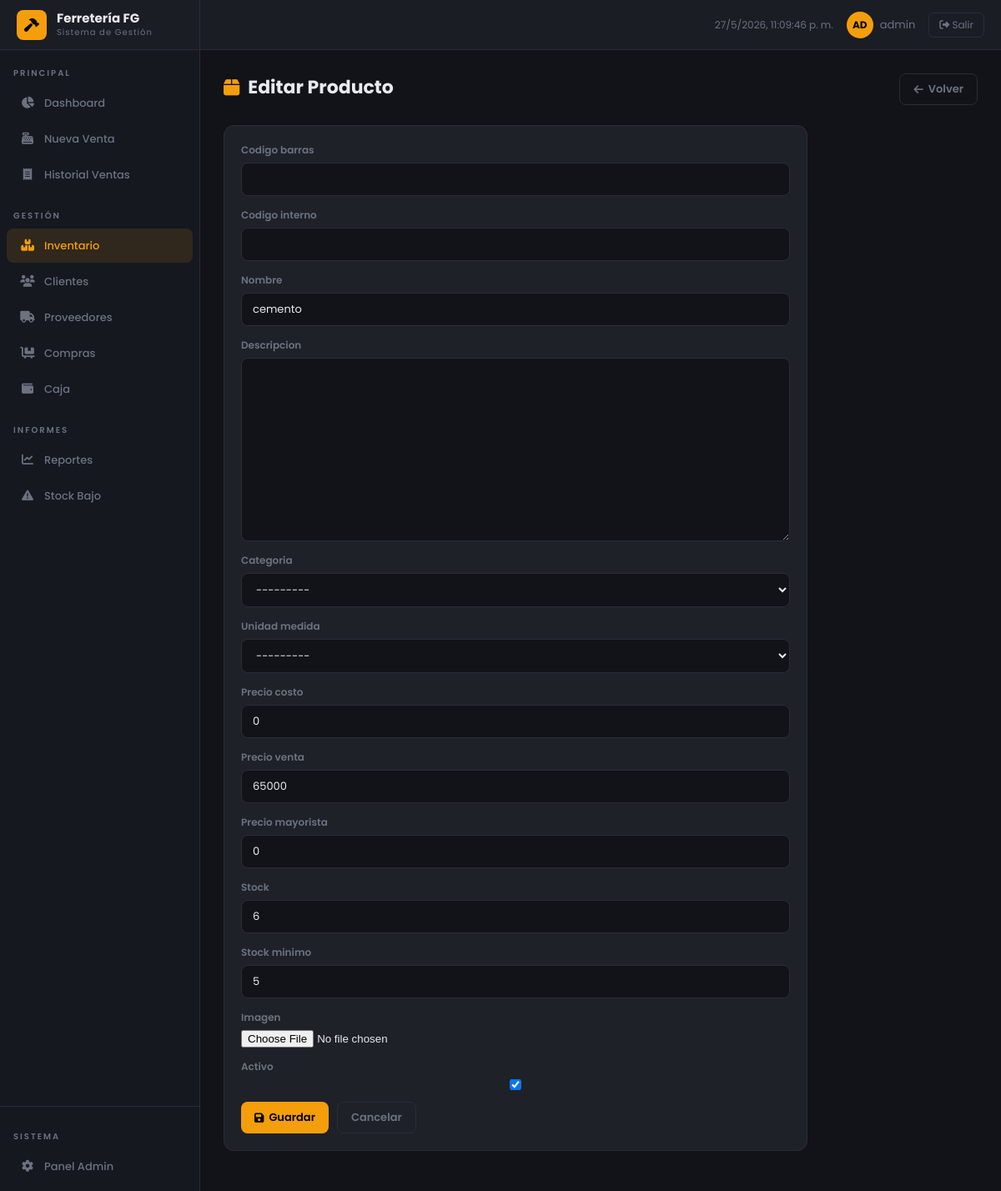
Page /inventario/1/editar/ (signed in) on the committed database.
### apps/inventario/models.py (models this page shows, shortened)
class Producto(models.Model):
    codigo_barras = models.CharField(max_length=50, blank=True, db_index=True)
    codigo_interno = models.CharField(max_length=30, blank=True, unique=True, null=True)
    nombre = models.CharField(max_length=200, db_index=True)
    descripcion = models.TextField(blank=True)
    categoria = models.ForeignKey(Categoria, on_delete=models.SET_NULL, null=True, blank=True, related_name='productos')
    unidad_medida = models.ForeignKey(UnidadMedida, on_delete=models.SET_NULL, null=True, blank=True)
    precio_costo = models.DecimalField(max_digits=14, decimal_places=0, default=0)
    precio_venta = models.DecimalField(max_digits=14, decimal_places=0)
    precio_mayorista = models.DecimalField(max_digits=14, decimal_places=0, default=0)
    stock = models.IntegerField(default=0)
    stock_minimo = models.IntegerField(default=5)
    imagen = models.ImageField(upload_to='productos/', blank=True, null=True)
    activo = models.BooleanField(default=True)
    creado = models.DateTimeField(auto_now_add=True)
    actualizado = models.DateTimeField(auto_now=True)
    class Meta:
        verbose_name = 'Producto'
        verbose_name_plural = 'Productos'
        ordering = ['nombre']

### apps/inventario/views.py (the view, shortened to what this page needs)
# urls.py: path('<int:pk>/editar/', views.ProductoUpdateView.as_view(), name='producto_update'),
class ProductoUpdateView(LoginRequiredMixin, UpdateView):
    model = Producto
    template_name = 'inventario/producto_form.html'
    fields = ['codigo_barras', 'codigo_interno', 'nombre', 'descripcion', 'categoria',
              'unidad_medida', 'precio_costo', 'precio_venta', 'precio_mayorista',
              'stock', 'stock_minimo', 'imagen', 'activo']
    success_url = reverse_lazy('inventario:producto_list')

### templates/inventario/producto_form.html (shortened to what this page needs)
{% extends 'base.html' %}
{% block nav_inventario %}active{% endblock %}
{% block content %}
<div class="page-header">
  <div class="page-header-left">
    <h1><i class="fas fa-box"></i> {% if object %}Editar Producto{% else %}Nuevo Producto{% endif %}</h1>
  </div>
  <a href="{% url 'inventario:producto_list' %}" class="btn btn-ghost"><i class="fas fa-arrow-left"></i> Volver</a>
</div>
<div class="card" style="max-width:700px;">
  <div class="card-body">
    <form method="post" enctype="multipart/form-data">
      {% for field in form %}
      <div class="form-group" style="margin-bottom:14px;">
        <label>{{ field.label }}</label>
        {{ field }}
      </div>
      {% endfor %}
      <div style="display:flex;gap:10px;margin-top:8px;">
        <button type="submit" class="btn btn-primary"><i class="fas fa-save"></i> Guardar</button>
        <a href="{% url 'inventario:producto_list' %}" class="btn btn-ghost">Cancelar</a>
      </div>
    </form>
  </div>
</div>
{% endblock %}

### templates/base.html (shortened to what this page needs)
<!DOCTYPE html>
<html lang="es">
<head>
  <link rel="stylesheet" href="https://cdnjs.cloudflare.com/ajax/libs/font-awesome/6.5.0/css/all.min.css">
  {% load static %}
  <link rel="stylesheet" href="{% static 'css/main.css' %}">
</head>
<body>
<nav class="navbar">
  <a class="navbar-brand" href="{% url 'ventas:dashboard' %}">
    <div class="brand-icon"><i class="fas fa-hammer"></i></div>
    <div>
      <div class="brand-name">Ferretería FG</div>
      <div class="brand-sub">Sistema de Gestión</div>
    </div>
  </a>
  <div class="navbar-right">
    <span style="font-size:12px;color:var(--muted);" id="nav-clock"></span>
    <a href="{% url 'usuarios:perfil' %}" class="nav-user">
      <div class="nav-avatar">{{ request.user.username|upper|slice:":2" }}</div>
      <span>{{ request.user.get_full_name|default:request.user.username }}</span>
    </a>
    <form method="post" action="{% url 'logout' %}" style="margin:0;">
      <button type="submit" class="btn-logout"><i class="fas fa-sign-out-alt"></i> Salir</button>
    </form>
  </div>
</nav>
<div class="layout">
  <aside class="sidebar">
    <div class="sidebar-section">Principal</div>
    <a href="{% url 'ventas:dashboard' %}" class="sidebar-item {% block nav_dashboard %}{% endblock %}">
      <span class="si"><i class="fas fa-chart-pie"></i></span> Dashboard
    </a>
    <a href="{% url 'ventas:pos' %}" class="sidebar-item {% block nav_pos %}{% endblock %}">
      <span class="si"><i class="fas fa-cash-register"></i></span> Nueva Venta
    </a>
    <a href="{% url 'ventas:venta_list' %}" class="sidebar-item {% block nav_ventas %}{% endblock %}">
      <span class="si"><i class="fas fa-receipt"></i></span> Historial Ventas
    </a>
    <div class="sidebar-section">Gestión</div>
    <a href="{% url 'inventario:producto_list' %}" class="sidebar-item {% block nav_inventario %}{% endblock %}">
      <span class="si"><i class="fas fa-boxes-stacked"></i></span> Inventario
    </a>
    <a href="{% url 'clientes:cliente_list' %}" class="sidebar-item {% block nav_clientes %}{% endblock %}">
      <span class="si"><i class="fas fa-users"></i></span> Clientes
    </a>
    <a href="{% url 'proveedores:proveedor_list' %}" class="sidebar-item {% block nav_proveedores %}{% endblock %}">
      <span class="si"><i class="fas fa-truck"></i></span> Proveedores
    </a>
    <a href="{% url 'compras:compra_list' %}" class="sidebar-item {% block nav_compras %}{% endblock %}">
      <span class="si"><i class="fas fa-cart-flatbed"></i></span> Compras
    </a>
    <a href="{% url 'caja:caja' %}" class="sidebar-item {% block nav_caja %}{% endblock %}">
      <span class="si"><i class="fas fa-wallet"></i></span> Caja
    </a>
    <div class="sidebar-section">Informes</div>
    <a href="{% url 'reportes:ventas' %}" class="sidebar-item {% block nav_reportes %}{% endblock %}">
      <span class="si"><i class="fas fa-chart-line"></i></span> Reportes
    </a>
    <a href="{% url 'inventario:stock_bajo' %}" class="sidebar-item">
      <span class="si"><i class="fas fa-triangle-exclamation"></i></span> Stock Bajo
    </a>
    <div class="sidebar-bottom">
      <div class="sidebar-section">Sistema</div>
      <a href="/admin/" class="sidebar-item">
        <span class="si"><i class="fas fa-gear"></i></span> Panel Admin
      </a>
    </div>
  </aside>
  <main class="main-content">
    {% block content %}{% endblock %}
  </main>
</div>
</body>
</html>

### static/css/main.css (style rules this page uses)
:root { --bg: #111318; --nav: #1a1d24; --sidebar: #15181f; --card: #1e2128; --border: #2a2d36; --accent: #f59e0b; --red: #ef4444; --green: #10b981; --blue: #3b82f6; --text: #e8eaf0; --muted: #6b7280; --hover: #23262f; --sw: 240px; --nh: 60px; }
*, *::before, *::after { box-sizing: border-box; margin: 0; padding: 0; }
body { background: var(--bg); color: var(--text); font-family: 'Poppins', sans-serif; font-size: 14px; }
.navbar { height: var(--nh); background: var(--nav); border-bottom: 1px solid var(--border); display: flex; align-items: center; justify-content: space-between; padding: 0 20px 0 0; position: fixed; top: 0; left: 0; right: 0; z-index: 100; }
.navbar-brand { display: flex; align-items: center; gap: 12px; width: var(--sw); padding: 0 20px; height: 100%; border-right: 1px solid var(--border); text-decoration: none; }
.brand-icon { width: 36px; height: 36px; background: var(--accent); border-radius: 8px; display: flex; align-items: center; justify-content: center; color: #000; font-size: 16px; font-weight: 700; flex-shrink: 0; }
.brand-name { font-size: 15px; font-weight: 700; color: var(--text); line-height: 1.2; }
.brand-sub { font-size: 10px; color: var(--muted); letter-spacing: 1px; }
.navbar-right { display: flex; align-items: center; gap: 16px; }
.nav-user { display: flex; align-items: center; gap: 8px; color: var(--muted); font-size: 13px; text-decoration: none; }
.nav-avatar { width: 32px; height: 32px; background: var(--accent); border-radius: 50%; display: flex; align-items: center; justify-content: center; color: #000; font-size: 12px; font-weight: 700; }
.btn-logout { background: none; border: 1px solid var(--border); color: var(--muted); padding: 5px 12px; border-radius: 6px; font-size: 12px; cursor: pointer; transition: all .15s; font-family: 'Poppins', sans-serif; }
.layout { display: flex; margin-top: var(--nh); min-height: calc(100vh - var(--nh)); }
.sidebar { width: var(--sw); background: var(--sidebar); border-right: 1px solid var(--border); position: fixed; top: var(--nh); bottom: 0; left: 0; display: flex; flex-direction: column; overflow-y: auto; z-index: 50; }
.sidebar-section { padding: 20px 16px 6px; font-size: 10px; color: var(--muted); letter-spacing: 2px; text-transform: uppercase; font-weight: 600; }
.sidebar-item { display: flex; align-items: center; gap: 11px; padding: 10px 16px; margin: 1px 8px; border-radius: 8px; color: var(--muted); font-size: 13px; font-weight: 500; text-decoration: none; transition: all .18s; cursor: pointer; }
.sidebar-item.active { background: rgba(245,158,11,.12); color: var(--accent); }
.sidebar-item .si { width: 18px; text-align: center; font-size: 14px; flex-shrink: 0; }
.sidebar-bottom { margin-top: auto; border-top: 1px solid var(--border); padding: 8px 0; }
.main-content { margin-left: var(--sw); flex: 1; padding: 28px; }
.page-header { margin-bottom: 24px; display: flex; align-items: flex-start; justify-content: space-between; flex-wrap: wrap; gap: 12px; }
.page-header-left h1 { font-size: 22px; font-weight: 700; display: flex; align-items: center; gap: 10px; }
.page-header-left h1 i { color: var(--accent); }
.card { background: var(--card); border: 1px solid var(--border); border-radius: 12px; overflow: hidden; margin-bottom: 20px; }
.card-body { padding: 20px; }
.btn { display: inline-flex; align-items: center; gap: 6px; padding: 8px 16px; border-radius: 8px; border: none; cursor: pointer; font-family: 'Poppins', sans-serif; font-size: 13px; font-weight: 600; transition: all .15s; text-decoration: none; }
.btn-primary { background: var(--accent); color: #000; }
.btn-ghost { background: transparent; color: var(--muted); border: 1px solid var(--border); }
.form-group { display: flex; flex-direction: column; gap: 6px; flex: 1; min-width: 140px; }
.form-group label { font-size: 12px; color: var(--muted); font-weight: 600; }
input[type=text], input[type=number], input[type=email], input[type=password], input[type=url], input[type=date], input[type=tel], select, textarea { background: var(--bg); border: 1px solid var(--border); border-radius: 8px; color: var(--text); padding: 9px 13px; font-family: 'Poppins', sans-serif; font-size: 13px; outline: none; transition: border-color .2s; width: 100%; }
input::placeholder, textarea::placeholder { color: #444; }
select option { background: var(--card); }
textarea { min-height: 80px; resize: vertical; }

### rows in the picture
Producto: form "cemento" "---------" "---------" "0" "65000" "0" "6" "5" "☑"

### other values in the picture
{{ request.user.username|upper|slice:":2" }} "AD"
{{ request.user.get_full_name|default:request.user.username }} "admin"
{{ field.label }} "Codigo barras" "Codigo interno" "Nombre" "Descripcion" "Categoria" "Unidad medida" "Precio costo" "Precio venta" "Precio mayorista" "Stock" "Stock minimo" "Imagen" "Activo"
